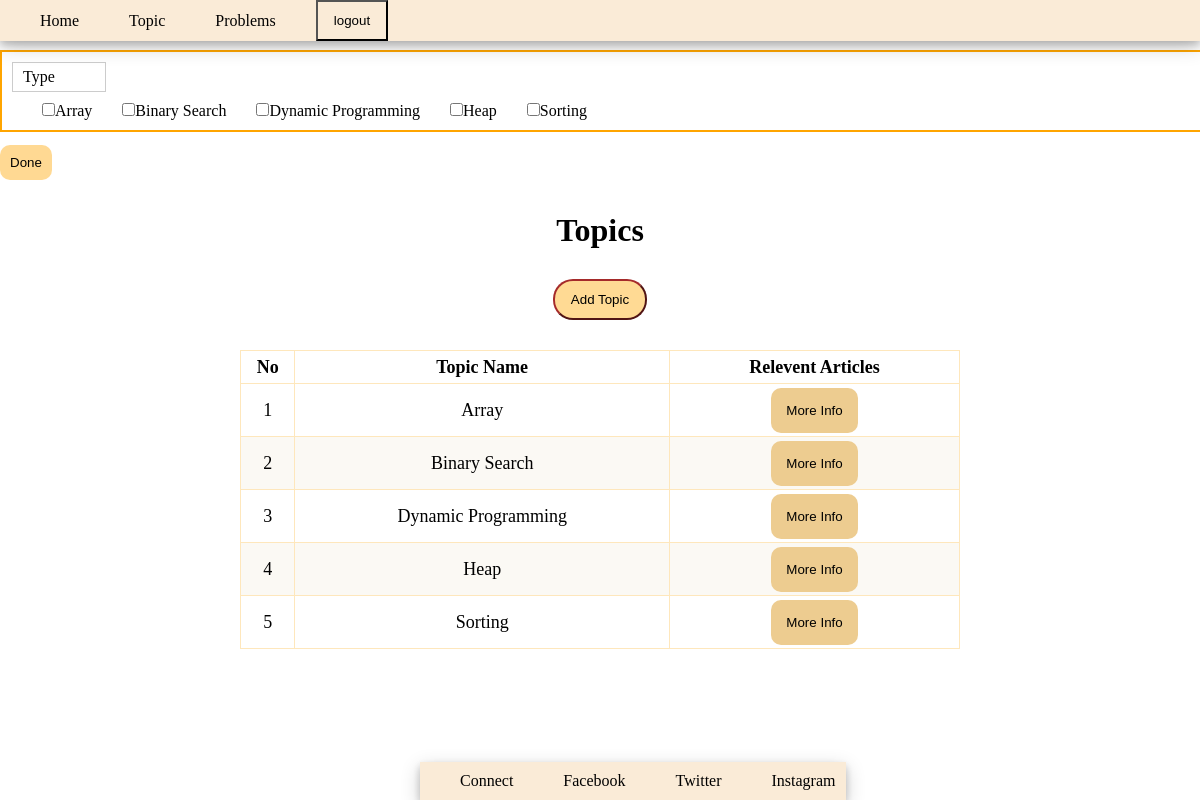
The app's page /topics/ (signed in) with its own data.
### chat/models.py (models this page shows)
class Sources(models.Model):
    id = models.AutoField(primary_key=True)
    topic = models.CharField(max_length=30)
    link = models.URLField(max_length=200)

### chat/views.py (the view)
# urls.py: path('topics/', views.topics, name='topics'),
@login_required(login_url='login')
def topics(request):
    mydata=Sources.objects.all().values()
    mydata1 = Sources.objects.values('topic').distinct()
    data={
        'mydata':mydata,
        'mydata1':mydata1
    }
    return render(request,"topics.html",data)

### templates/topics.html (shortened to what this page needs)
<!DOCTYPE html>
<html lang="en">
<head>
</head>
<body>
     <div class = "mynav" id="navbar">
        <ul>
            <li><a href="{% url 'home' %}">Home</a></li>
            <li><a href="{% url 'topics' %}">Topic</a></li>
            <li><a href="{% url 'problems' %}">Problems</a></li>
            <li><button class="login-container"><a href="{% url 'logout' %}">logout</a></button></li>
        </ul>
    </div>
      <form action="{% url 'tfilter' %}" method="POST">
     <div id="list2" class="dropdown-check-list" tabindex="100">
                <span class="anchor">Type</span>
                <ul class="items">
                    {% for n in mydata1 %}
                    <li>
                        <input type="checkbox" name="Rate" value="{{ n.topic }}" />{{ n.topic }}
                    </li>
                     {% endfor %}
                </ul>
            </div>
           <button type="submit" class="btn-btn-outline-btn-sub">Done</button>
      </form>
    <div class="problems">
        <div class="problem-heading">
            <h1>Topics</h1>
             <button class="sohail"><a href="{% url 'AddTopic' %}">Add Topic</a></button>
        </div>
        <table class="table table-hover table-dark">
            <thead>
                <tr>
                    <th scope="col">No</th>
                    <th scope="col">Topic Name</th>
                    <th scope="col">Relevent Articles</th>
                </tr>
            </thead>
            <tbody>
                {% for n in mydata %}
                    <tr>
                        <td>{{ n.id }}</td>
                        <td>{{ n.topic }}</td>
                        <td>
                            <button class="btn-btn-outline-btn-info"><a href="{{n.link}}">More Info</a></button>
                        </td>
                    </tr>
                {% endfor %}
            </tbody>
        </table>
    </div>
    <div class="footer">
        <ul>
            <li><a href="#">Connect</a></li>
            <li><a href="#">Facebook</a></li>
            <li><a href="#">Twitter</a></li>
            <li><a href="#">Instagram</a></li>
        </ul>
    </div>
</body>
</html>

### templates/topics.html (style rules this page uses)
* { margin: 0px; }
.mynav { box-shadow: 0 4px 8px 0 rgba(0, 0, 0, 0.2), 0 6px 20px 0 rgba(0, 0, 0, 0.19); background-color: antiquewhite; position: fixed; z-index: 1; width: 100%; }
.dropdown-check-list { display: inline-block; position: relative; border: 2px solid orange; padding: 10px; width: 100%; margin-top: 50px; }
.dropdown-check-list .anchor, .type, .price { position: relative; cursor: pointer; display: inline-block; padding: 5px 50px 5px 10px; border: 1px solid #ccc; margin-bottom: 10px; }
.btn-btn-outline-btn-sub { color: black; background-color: rgb(255, 217, 147); border:none; border-radius:10px; padding:10px; margin-top:13px; margin-bottom:2px; cursor: pointer; }
a { display: block; padding: 10px; text-decoration: none; color: black; }
.login-container { background-color: antiquewhite; align-items: end; float: right; }
li { display: inline; margin-left: 30px; }
ul { list-style-type: none; display: flex; flex-direction: row; padding: 0; align-items: center; }
table, th, td { border: 1px solid rgb(254, 231, 188); border-collapse: collapse; }
table { width: 60%; height: 80%; text-align: center; margin: auto; z-index: 1; margin-bottom: 60px; }
tr:nth-child(even) { background-color: rgb(251, 249, 244); }
th { height: 30px; }
th, td, tr { font-size: large; font-family: Georgia, 'Times New Roman', Times, serif; }
.problem-heading { text-align: center; margin-top: 30px; margin-bottom: 30px; }
.btn-btn-outline-btn-info { color: white; background-color: rgb(237, 204, 144); border:none; border-radius:10px; padding:5px; margin-top:3px; margin-bottom:2px; }
.footer { box-shadow: 0 4px 8px 0 rgba(0, 0, 0, 0.2), 0 6px 20px 0 rgba(0, 0, 0, 0.19); background-color: antiquewhite; margin-left: 35%; position: fixed; bottom: 0; }
.sohail { background-color: rgb(255, 218, 148); border-radius: 20px; border-color: brown; margin-top: 30px; }

### records on screen
Sources: id "1", topic "Array"
Sources: id "2", topic "Binary Search"
Sources: id "3", topic "Dynamic Programming"
Sources: id "4", topic "Heap"
Sources: id "5", topic "Sorting"

### other values on screen
{{ n.topic }} "Array" "Binary Search" "Dynamic Programming" "Heap" "Sorting"
